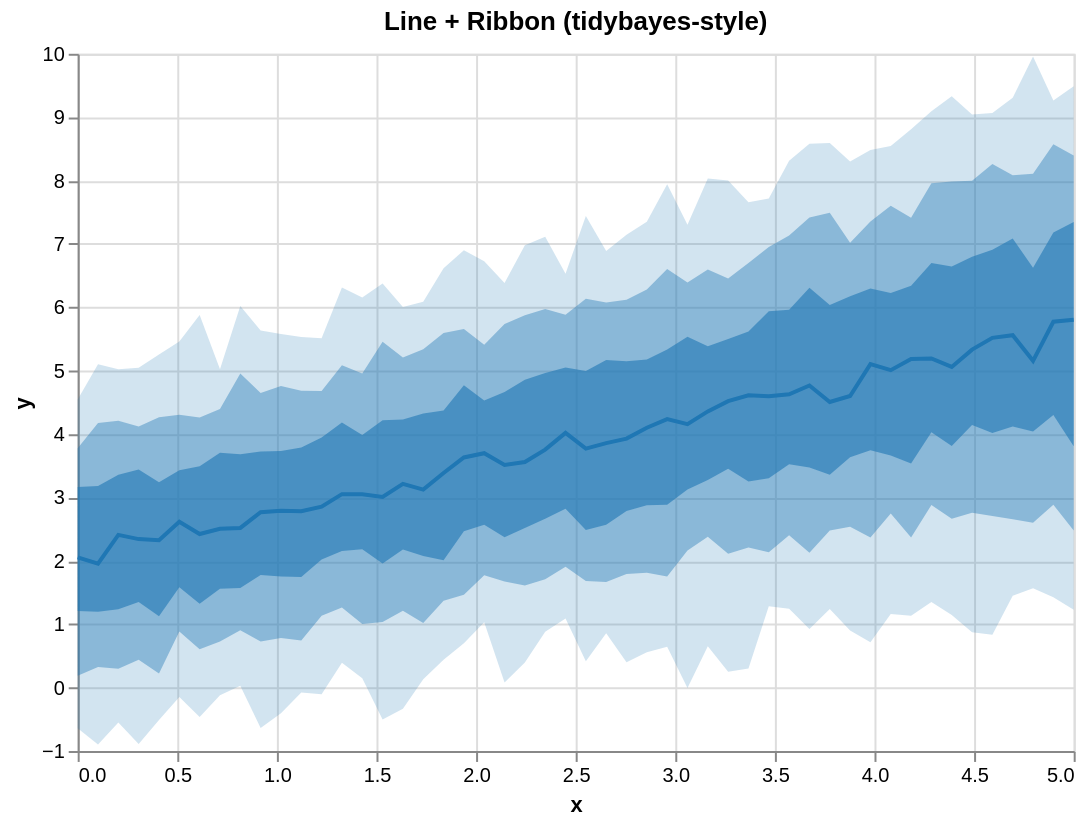

This figure's Vega-Lite source:
### Vega-Lite specification from a JSON file in a GitHub repository (floating-point values rounded to 4 significant figures)
{"$schema": "https://vega.github.io/schema/vega-lite/v5.json", "height": 350, "layer": [{"encoding": {"x": {"field": "x", "type": "quantitative"}, "y2": {"field": "hi_0_95_"}, "y": {"field": "lo_0_95_", "title": "y", "type": "quantitative"}}, "mark": {"line": false, "fill": "#1f77b4", "type": "area", "opacity": 0.2}}, {"encoding": {"x": {"field": "x", "type": "quantitative"}, "y2": {"field": "hi_0_8_"}, "y": {"field": "lo_0_8_", "title": "y", "type": "quantitative"}}, "mark": {"line": false, "fill": "#1f77b4", "type": "area", "opacity": 0.4}}, {"encoding": {"x": {"field": "x", "type": "quantitative"}, "y2": {"field": "hi_0_5_"}, "y": {"field": "lo_0_5_", "title": "y", "type": "quantitative"}}, "mark": {"line": false, "fill": "#1f77b4", "type": "area", "opacity": 0.6}}, {"encoding": {"x": {"field": "x", "type": "quantitative"}, "y": {"field": "__median__", "type": "quantitative"}}, "mark": {"color": "#1f77b4", "strokeWidth": 2, "type": "line"}}], "data": {"values": [{"lo_0_8_": 0.1857, "lo_0_95_": -0.6422, "hi_0_8_": 3.775, "x": 0.0, "__median__": 2.053, "hi_0_5_": 3.166, "hi_0_95_": 4.544, "lo_0_5_": 1.207}, {"lo_0_8_": 0.3246, "lo_0_95_": -0.898, "hi_0_8_": 4.176, "x": 0.102, "__median__": 1.955, "hi_0_5_": 3.181, "hi_0_95_": 5.1, "lo_0_5_": 1.196}, {"lo_0_8_": 0.2985, "lo_0_95_": -0.5512, "hi_0_8_": 4.211, "x": 0.2041, "__median__": 2.41, "hi_0_5_": 3.356, "hi_0_95_": 5.021, "lo_0_5_": 1.236}, {"lo_0_8_": 0.4413, "lo_0_95_": -0.8897, "hi_0_8_": 4.12, "x": 0.3061, "__median__": 2.343, "hi_0_5_": 3.442, "hi_0_95_": 5.046, "lo_0_5_": 1.352}, {"lo_0_8_": 0.2214, "lo_0_95_": -0.5129, "hi_0_8_": 4.264, "x": 0.4082, "__median__": 2.324, "hi_0_5_": 3.241, "hi_0_95_": 5.257, "lo_0_5_": 1.126}, {"lo_0_8_": 0.8848, "lo_0_95_": -0.1476, "hi_0_8_": 4.307, "x": 0.5102, "__median__": 2.617, "hi_0_5_": 3.43, "hi_0_95_": 5.462, "lo_0_5_": 1.582}, {"lo_0_8_": 0.6032, "lo_0_95_": -0.4619, "hi_0_8_": 4.263, "x": 0.6122, "__median__": 2.423, "hi_0_5_": 3.493, "hi_0_95_": 5.878, "lo_0_5_": 1.321}, {"lo_0_8_": 0.7286, "lo_0_95_": -0.1217, "hi_0_8_": 4.394, "x": 0.7143, "__median__": 2.506, "hi_0_5_": 3.706, "hi_0_95_": 5.022, "lo_0_5_": 1.559}, {"lo_0_8_": 0.9064, "lo_0_95_": 0.02786, "hi_0_8_": 4.954, "x": 0.8163, "__median__": 2.519, "hi_0_5_": 3.682, "hi_0_95_": 6.02, "lo_0_5_": 1.572}, {"lo_0_8_": 0.7258, "lo_0_95_": -0.6355, "hi_0_8_": 4.65, "x": 0.9184, "__median__": 2.767, "hi_0_5_": 3.725, "hi_0_95_": 5.634, "lo_0_5_": 1.776}, {"lo_0_8_": 0.7829, "lo_0_95_": -0.4044, "hi_0_8_": 4.757, "x": 1.02, "__median__": 2.791, "hi_0_5_": 3.731, "hi_0_95_": 5.579, "lo_0_5_": 1.753}, {"lo_0_8_": 0.7435, "lo_0_95_": -0.07791, "hi_0_8_": 4.686, "x": 1.122, "__median__": 2.782, "hi_0_5_": 3.789, "hi_0_95_": 5.531, "lo_0_5_": 1.744}, {"lo_0_8_": 1.133, "lo_0_95_": -0.1061, "hi_0_8_": 4.68, "x": 1.224, "__median__": 2.855, "hi_0_5_": 3.945, "hi_0_95_": 5.511, "lo_0_5_": 2.02}, {"lo_0_8_": 1.264, "lo_0_95_": 0.3912, "hi_0_8_": 5.086, "x": 1.327, "__median__": 3.052, "hi_0_5_": 4.184, "hi_0_95_": 6.314, "lo_0_5_": 2.155}, {"lo_0_8_": 1.003, "lo_0_95_": 0.1469, "hi_0_8_": 4.955, "x": 1.429, "__median__": 3.049, "hi_0_5_": 3.984, "hi_0_95_": 6.156, "lo_0_5_": 2.183}, {"lo_0_8_": 1.034, "lo_0_95_": -0.5021, "hi_0_8_": 5.456, "x": 1.531, "__median__": 3.009, "hi_0_5_": 4.22, "hi_0_95_": 6.375, "lo_0_5_": 1.958}, {"lo_0_8_": 1.214, "lo_0_95_": -0.3317, "hi_0_8_": 5.208, "x": 1.633, "__median__": 3.214, "hi_0_5_": 4.229, "hi_0_95_": 6.005, "lo_0_5_": 2.18}, {"lo_0_8_": 1.019, "lo_0_95_": 0.1304, "hi_0_8_": 5.338, "x": 1.735, "__median__": 3.125, "hi_0_5_": 4.325, "hi_0_95_": 6.087, "lo_0_5_": 2.077}, {"lo_0_8_": 1.368, "lo_0_95_": 0.4397, "hi_0_8_": 5.594, "x": 1.837, "__median__": 3.385, "hi_0_5_": 4.374, "hi_0_95_": 6.615, "lo_0_5_": 2.008}, {"lo_0_8_": 1.465, "lo_0_95_": 0.6989, "hi_0_8_": 5.656, "x": 1.939, "__median__": 3.631, "hi_0_5_": 4.769, "hi_0_95_": 6.901, "lo_0_5_": 2.466}, {"lo_0_8_": 1.774, "lo_0_95_": 1.032, "hi_0_8_": 5.409, "x": 2.041, "__median__": 3.699, "hi_0_5_": 4.528, "hi_0_95_": 6.726, "lo_0_5_": 2.57}, {"lo_0_8_": 1.675, "lo_0_95_": 0.08008, "hi_0_8_": 5.735, "x": 2.143, "__median__": 3.513, "hi_0_5_": 4.662, "hi_0_95_": 6.382, "lo_0_5_": 2.371}, {"lo_0_8_": 1.609, "lo_0_95_": 0.3945, "hi_0_8_": 5.873, "x": 2.245, "__median__": 3.56, "hi_0_5_": 4.855, "hi_0_95_": 6.979, "lo_0_5_": 2.519}, {"lo_0_8_": 1.711, "lo_0_95_": 0.8808, "hi_0_8_": 5.974, "x": 2.347, "__median__": 3.755, "hi_0_5_": 4.963, "hi_0_95_": 7.112, "lo_0_5_": 2.665}, {"lo_0_8_": 1.907, "lo_0_95_": 1.092, "hi_0_8_": 5.884, "x": 2.449, "__median__": 4.018, "hi_0_5_": 5.05, "hi_0_95_": 6.53, "lo_0_5_": 2.823}, {"lo_0_8_": 1.682, "lo_0_95_": 0.4154, "hi_0_8_": 6.134, "x": 2.551, "__median__": 3.77, "hi_0_5_": 4.995, "hi_0_95_": 7.441, "lo_0_5_": 2.487}, {"lo_0_8_": 1.668, "lo_0_95_": 0.8557, "hi_0_8_": 6.074, "x": 2.653, "__median__": 3.858, "hi_0_5_": 5.168, "hi_0_95_": 6.887, "lo_0_5_": 2.57}, {"lo_0_8_": 1.791, "lo_0_95_": 0.4013, "hi_0_8_": 6.121, "x": 2.755, "__median__": 3.929, "hi_0_5_": 5.148, "hi_0_95_": 7.143, "lo_0_5_": 2.786}, {"lo_0_8_": 1.81, "lo_0_95_": 0.5574, "hi_0_8_": 6.279, "x": 2.857, "__median__": 4.099, "hi_0_5_": 5.175, "hi_0_95_": 7.351, "lo_0_5_": 2.876}, {"lo_0_8_": 1.753, "lo_0_95_": 0.6443, "hi_0_8_": 6.605, "x": 2.959, "__median__": 4.236, "hi_0_5_": 5.334, "hi_0_95_": 7.943, "lo_0_5_": 2.883}, {"lo_0_8_": 2.164, "lo_0_95_": -0.006779, "hi_0_8_": 6.393, "x": 3.061, "__median__": 4.157, "hi_0_5_": 5.537, "hi_0_95_": 7.304, "lo_0_5_": 3.124}, {"lo_0_8_": 2.379, "lo_0_95_": 0.6528, "hi_0_8_": 6.598, "x": 3.163, "__median__": 4.358, "hi_0_5_": 5.386, "hi_0_95_": 8.031, "lo_0_5_": 3.274}, {"lo_0_8_": 2.113, "lo_0_95_": 0.2517, "hi_0_8_": 6.456, "x": 3.265, "__median__": 4.52, "hi_0_5_": 5.498, "hi_0_95_": 8.0, "lo_0_5_": 3.454}, {"lo_0_8_": 2.209, "lo_0_95_": 0.3018, "hi_0_8_": 6.699, "x": 3.367, "__median__": 4.613, "hi_0_5_": 5.617, "hi_0_95_": 7.657, "lo_0_5_": 3.252}, {"lo_0_8_": 2.135, "lo_0_95_": 1.283, "hi_0_8_": 6.953, "x": 3.469, "__median__": 4.596, "hi_0_5_": 5.937, "hi_0_95_": 7.718, "lo_0_5_": 3.305}, {"lo_0_8_": 2.402, "lo_0_95_": 1.242, "hi_0_8_": 7.133, "x": 3.571, "__median__": 4.627, "hi_0_5_": 5.962, "hi_0_95_": 8.311, "lo_0_5_": 3.524}, {"lo_0_8_": 2.128, "lo_0_95_": 0.9249, "hi_0_8_": 7.417, "x": 3.673, "__median__": 4.767, "hi_0_5_": 6.307, "hi_0_95_": 8.58, "lo_0_5_": 3.472}, {"lo_0_8_": 2.477, "lo_0_95_": 1.239, "hi_0_8_": 7.492, "x": 3.776, "__median__": 4.506, "hi_0_5_": 6.035, "hi_0_95_": 8.593, "lo_0_5_": 3.358}, {"lo_0_8_": 2.539, "lo_0_95_": 0.902, "hi_0_8_": 7.018, "x": 3.878, "__median__": 4.6, "hi_0_5_": 6.173, "hi_0_95_": 8.299, "lo_0_5_": 3.635}, {"lo_0_8_": 2.368, "lo_0_95_": 0.7157, "hi_0_8_": 7.355, "x": 3.98, "__median__": 5.104, "hi_0_5_": 6.298, "hi_0_95_": 8.482, "lo_0_5_": 3.746}, {"lo_0_8_": 2.747, "lo_0_95_": 1.162, "hi_0_8_": 7.602, "x": 4.082, "__median__": 5.008, "hi_0_5_": 6.227, "hi_0_95_": 8.545, "lo_0_5_": 3.66}, {"lo_0_8_": 2.368, "lo_0_95_": 1.132, "hi_0_8_": 7.412, "x": 4.184, "__median__": 5.184, "hi_0_5_": 6.342, "hi_0_95_": 8.81, "lo_0_5_": 3.534}, {"lo_0_8_": 2.883, "lo_0_95_": 1.349, "hi_0_8_": 7.958, "x": 4.286, "__median__": 5.192, "hi_0_5_": 6.699, "hi_0_95_": 9.092, "lo_0_5_": 4.029}, {"lo_0_8_": 2.663, "lo_0_95_": 1.145, "hi_0_8_": 7.984, "x": 4.388, "__median__": 5.059, "hi_0_5_": 6.645, "hi_0_95_": 9.329, "lo_0_5_": 3.81}, {"lo_0_8_": 2.76, "lo_0_95_": 0.8741, "hi_0_8_": 7.997, "x": 4.49, "__median__": 5.332, "hi_0_5_": 6.797, "hi_0_95_": 9.04, "lo_0_5_": 4.143}, {"lo_0_8_": 2.708, "lo_0_95_": 0.8344, "hi_0_8_": 8.26, "x": 4.592, "__median__": 5.518, "hi_0_5_": 6.907, "hi_0_95_": 9.066, "lo_0_5_": 4.015}, {"lo_0_8_": 2.656, "lo_0_95_": 1.448, "hi_0_8_": 8.082, "x": 4.694, "__median__": 5.56, "hi_0_5_": 7.085, "hi_0_95_": 9.305, "lo_0_5_": 4.121}, {"lo_0_8_": 2.602, "lo_0_95_": 1.568, "hi_0_8_": 8.107, "x": 4.796, "__median__": 5.155, "hi_0_5_": 6.623, "hi_0_95_": 9.957, "lo_0_5_": 4.039}, {"lo_0_8_": 2.884, "lo_0_95_": 1.426, "hi_0_8_": 8.572, "x": 4.898, "__median__": 5.773, "hi_0_5_": 7.181, "hi_0_95_": 9.261, "lo_0_5_": 4.301}, {"lo_0_8_": 2.479, "lo_0_95_": 1.229, "hi_0_8_": 8.396, "x": 5.0, "__median__": 5.805, "hi_0_5_": 7.347, "hi_0_95_": 9.487, "lo_0_5_": 3.81}]}, "title": "Line + Ribbon (tidybayes-style)", "width": 500}
